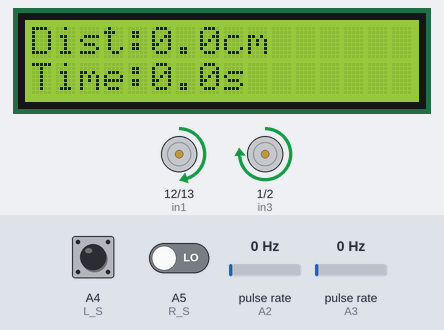
Simulated run of this sketch. Board: Arduino Uno, built with avr-gcc and run on an emulated ATmega328P. Shown: 16×2 character LCD, motor-driver pin pairs drawn as motors (green arrow = first pin HIGH = forward, orange = second pin HIGH = backward, longer = more drive, scaled by the enable pin). Wiring (inferred from the names in the program): 2 × pulse sensor: data A2 / data A3. The inputs (shaded band) are chosen by the test bench; at power-on: A4 (L_S) HIGH, A5 (R_S) LOW, pulse rate (sensors on A2, A3) 0 Hz.

Above: at 0.37 s.
Timing chart, 0 to 2.1 s (numbered marks = the images above):
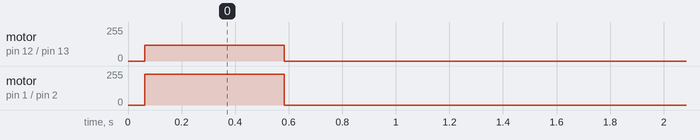

The sketch:

pw3.1_IR_Sensor_and_Encoder.ino
```cpp
#include <Wire.h>
#include <LiquidCrystal.h>
#include <PinChangeInterrupt.h>

LiquidCrystal lcd(8, 9, 4, 5, 6, 7);

// Encoders
const uint8_t encoderRightPin = A2;
const uint8_t encoderLeftPin  = A3;

volatile long rightCount = 0;
volatile long leftCount  = 0;

float pulsesPerRev = 20.0;
float wheelDiameter = 6.7;
float wheelCircumference = wheelDiameter * 3.1416;

// Motor pins
int enA = 11, in1 = 12, in2 = 13;
int enB = 3,  in3 = 1,  in4 = 2;

// Line sensors
int L_S = A4;
int R_S = A5;

// Timer
bool timerRunning = false;
unsigned long startTime = 0;
unsigned long stopTime  = 0;

// Stop counter (new)
int stopCounter = 0;

// Forward declarations
void onRightPulse();
void onLeftPulse();


void setup() {
  lcd.begin(16, 2);

  // Sensor pins
  pinMode(L_S, INPUT);
  pinMode(R_S, INPUT);

  // Motor pins
  pinMode(enA, OUTPUT); pinMode(enB, OUTPUT);
  pinMode(in1, OUTPUT); pinMode(in2, OUTPUT);
  pinMode(in3, OUTPUT); pinMode(in4, OUTPUT);

  // Encoders
  pinMode(encoderRightPin, INPUT_PULLUP);
  pinMode(encoderLeftPin,  INPUT_PULLUP);

  attachPCINT(digitalPinToPCINT(encoderRightPin), onRightPulse, RISING);
  attachPCINT(digitalPinToPCINT(encoderLeftPin),  onLeftPulse,  RISING);
}


void loop() {
  static unsigned long blackStart = 0;

  int LS = digitalRead(L_S);   // 1 = white, 0 = black
  int RS = digitalRead(R_S);

  // -----------------------------
  // T–JUNCTION STOP LOGIC + stopCounter
  // -----------------------------
  if (LS == 0 || RS == 0) {      // at least one sees black

    if (blackStart == 0)
      blackStart = millis();

    // increment stopCounter whenever black detected
    stopCounter++;

    // Permanent stop after 5 consecutive detections
    if (stopCounter > 5) {
      while (1) {
        Stop();
      }
    }

    // BOTH black for >120ms = STOP
    if (LS == 0 && RS == 0 && (millis() - blackStart > 120)) {
      Stop();

      if (timerRunning) {
        timerRunning = false;
        stopTime = millis();
      }
      return;   // fully stop, skip rest of loop
    }
  }
  else {
    // reset when back on white
    blackStart = 0;
    stopCounter = 0;
  }


  // -----------------------------
  // NORMAL LINE FOLLOWING
  // -----------------------------
  if (RS == 1 && LS == 1) {
    forward();

    if (!timerRunning) {
      timerRunning = true;
      startTime = millis();
    }
  }

  else if (RS == 1 && LS == 0) {
    turnRight();
    delay(100);
  }

  else if (RS == 0 && LS == 1) {
    turnLeft();
    delay(100);
  }


  // -----------------------------
  // DISTANCE CALC
  // -----------------------------
  float rightDistance = (rightCount / pulsesPerRev) * wheelCircumference;
  float leftDistance  = (leftCount  / pulsesPerRev) * wheelCircumference;
  float avgDistance   = (rightDistance + leftDistance) / 2.0;


  // -----------------------------
  // TIME CALC
  // -----------------------------
  float elapsedSec;

  if (timerRunning)
    elapsedSec = (millis() - startTime) / 1000.0;
  else
    elapsedSec = (stopTime - startTime) / 1000.0;


  // -----------------------------
  // LCD DISPLAY
  // -----------------------------
  lcd.setCursor(0, 0);
  lcd.print("Dist:");
  lcd.print(avgDistance, 1);
  lcd.print("cm   ");

  lcd.setCursor(0, 1);
  lcd.print("Time:");
  lcd.print(elapsedSec, 1);
  lcd.print("s   ");
}


// ======================================
// INTERRUPTS
// ======================================
void onRightPulse() { rightCount++; }
void onLeftPulse()  { leftCount++;  }


// ======================================
// MOTOR CONTROL
// ======================================
void forward() {
  digitalWrite(in1, HIGH);
  digitalWrite(in2, LOW);
  digitalWrite(in3, LOW);
  digitalWrite(in4, HIGH);
  analogWrite(enA, 90);
  analogWrite(enB, 90);
}


void turnRight() {
  digitalWrite(in1, LOW);
  digitalWrite(in2, HIGH);
  analogWrite(enA, 230);

  digitalWrite(in3, LOW);
  digitalWrite(in4, HIGH);
  analogWrite(enB, 120);
}


void turnLeft() {
  digitalWrite(in3, HIGH);
  digitalWrite(in4, LOW);
  analogWrite(enB, 230);

  digitalWrite(in1, HIGH);
  digitalWrite(in2, LOW);
  analogWrite(enA, 120);
}


void Stop() {
  digitalWrite(in1, LOW);
  digitalWrite(in2, LOW);
  digitalWrite(in3, LOW);
  digitalWrite(in4, LOW);
  analogWrite(enA, LOW);
  analogWrite(enB, LOW);
}
```

Measured:
- by itself, motor on pin 12 (in1) / pin 13 (in2): stopped → forward 120/255 at 0.06 s, → stopped 0.52 s later
- by itself, motor on pin 1 (in3) / pin 2 (in4): stopped → forward 230/255 at 0.06 s, → stopped 0.52 s later
